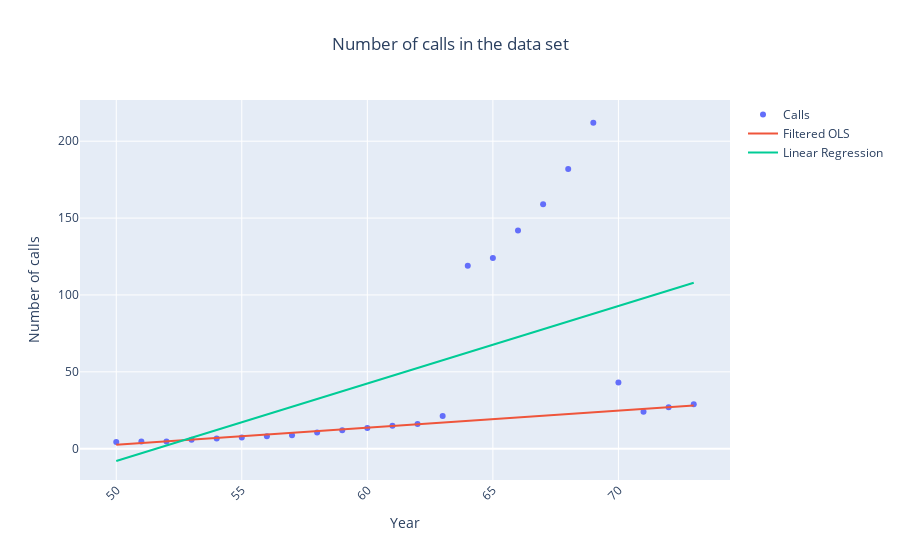

The notebook cell this image was saved under:
### Markdown cell above
Using only the inliers (as predicted by the Isolation Forest model), we repeat the OLS regression we performed earlier. We compare it to the OLS regression we performed in the introduction.

### Code cell
#Only including the inliers
calls_filtered = df.calls[labels == 1]
date_filtered = np.array(df.year[labels == 1]).reshape(-1,1)
OLS_filtered = LinearRegression()
OLS_filtered.fit(date_filtered, calls_filtered)

#Full data set
X = np.array(df.year).reshape(-1,1)
y = df.calls

OLS = LinearRegression()
OLS.fit(X,y)
y_hat = OLS.predict(X)


fig = go.Figure()
df['year_full'] =['19'+str(x) for x in df['year']]
fig.add_trace(go.Scatter(x=df.year, y=df.calls,name='Calls', mode='markers'))
fig.add_trace(go.Scatter(x=df.year, y=OLS_filtered.predict(X),name='Filtered OLS'))
fig.add_trace(go.Scatter(x=df.year, y=y_hat, name='Linear Regression'))

fig.update_layout(title='Number of calls in the data set',title_x=0.5)
fig.update_layout(xaxis_title = 'Year', yaxis_title='Number of calls')
fig.update_xaxes(tickangle=-45)
iplot(fig)

### Figure 1 — Plotly figure (JSON) as saved in the notebook; plotly's stock layout.template omitted (floating-point values rounded to 4 significant figures)
{"data": [{"mode": "markers", "name": "Calls", "type": "scatter", "x": [50, 51, 52, 53, 54, 55, 56, 57, 58, 59, 60, 61, 62, 63, 64, 65, 66, 67, 68, 69, 70, 71, 72, 73], "y": [4.4, 4.7, 4.7, 5.9, 6.6, 7.3, 8.1, 8.8, 10.6, 12, 13.5, 14.9, 16.1, 21.2, 119, 124, 142, 159, 182, 212, 43, 24, 27, 29]}, {"name": "Filtered OLS", "type": "scatter", "x": [50, 51, 52, 53, 54, 55, 56, 57, 58, 59, 60, 61, 62, 63, 64, 65, 66, 67, 68, 69, 70, 71, 72, 73], "y": [2.663, 3.768, 4.873, 5.979, 7.084, 8.189, 9.295, 10.4, 11.51, 12.61, 13.72, 14.82, 15.93, 17.03, 18.14, 19.24, 20.35, 21.45, 22.56, 23.66, 24.77, 25.87, 26.98, 28.08]}, {"name": "Linear Regression", "type": "scatter", "x": [50, 51, 52, 53, 54, 55, 56, 57, 58, 59, 60, 61, 62, 63, 64, 65, 66, 67, 68, 69, 70, 71, 72, 73], "y": [-7.985, -2.944, 2.098, 7.139, 12.18, 17.22, 22.26, 27.31, 32.35, 37.39, 42.43, 47.47, 52.51, 57.55, 62.6, 67.64, 72.68, 77.72, 82.76, 87.8, 92.84, 97.89, 102.9, 108.0]}], "layout": {"title": {"text": "Number of calls in the data set", "x": 0.5}, "xaxis": {"tickangle": -45, "title": {"text": "Year"}}, "yaxis": {"title": {"text": "Number of calls"}}}}
